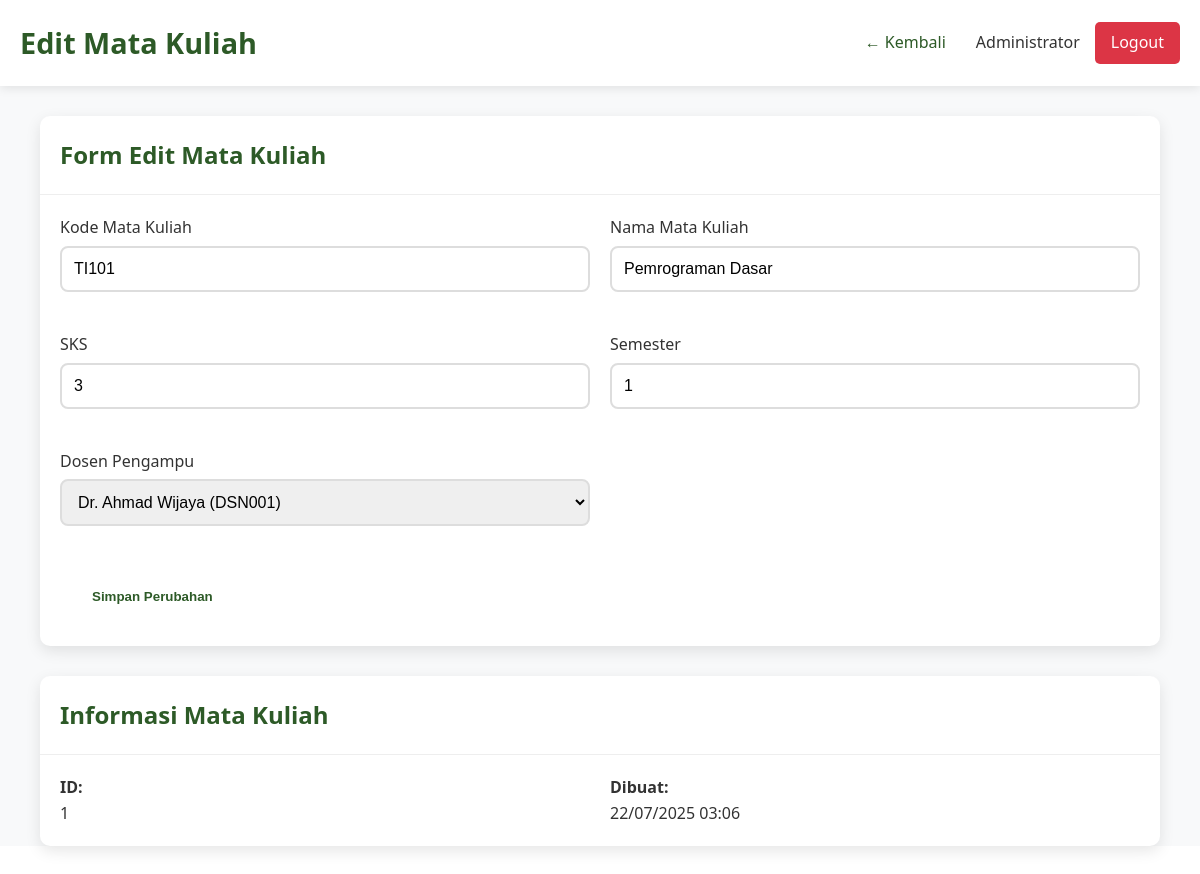
/dashboard/admin/edit-course.php?id=1 (signed in), run on the app's committed database.
### tables this page shows
CREATE TABLE mata_kuliah (
    id INT PRIMARY KEY AUTO_INCREMENT,
    kode_mk VARCHAR(10) UNIQUE NOT NULL,
    nama_mk VARCHAR(100) NOT NULL,
    sks INT NOT NULL,
    semester INT NOT NULL,
    dosen_id INT,
    created_at TIMESTAMP DEFAULT CURRENT_TIMESTAMP,
    FOREIGN KEY (dosen_id) REFERENCES users(id) ON DELETE SET NULL
);

CREATE TABLE users (
    id INT PRIMARY KEY AUTO_INCREMENT,
    username VARCHAR(50) UNIQUE NOT NULL,
    password VARCHAR(255) NOT NULL,
    full_name VARCHAR(100) NOT NULL,
    email VARCHAR(100) UNIQUE NOT NULL,
    role ENUM('admin', 'dosen', 'mahasiswa') NOT NULL,
    nim_nip VARCHAR(20) UNIQUE,
    created_at TIMESTAMP DEFAULT CURRENT_TIMESTAMP,
    updated_at TIMESTAMP DEFAULT CURRENT_TIMESTAMP ON UPDATE CURRENT_TIMESTAMP
);

### config/session.php (called while the page is built, shortened)
<?php
function isLoggedIn() {
    return isset($_SESSION['user_id']);
}
function getCurrentUser() {
    if (isLoggedIn()) {
        return [
            'id' => $_SESSION['user_id'],
            'username' => $_SESSION['username'],
            'full_name' => $_SESSION['full_name'],
            'role' => $_SESSION['role'],
            'nim_nip' => $_SESSION['nim_nip']
        ];
    }
    return null;
}
?>

### dashboard/admin/edit-course.php (the view, shortened to what this page needs)
<?php
require_once '../../config/session.php';
$database = new Database();
$db = $database->getConnection();
$current_user = getCurrentUser();
$course_id = $_GET['id'] ?? 0;
$query = "SELECT * FROM mata_kuliah WHERE id = ?";
$stmt = $db->prepare($query);
$stmt->execute([$course_id]);
$course = $stmt->fetch(PDO::FETCH_ASSOC);
$query = "SELECT id, full_name, nim_nip FROM users WHERE role = 'dosen' ORDER BY full_name";
$stmt = $db->prepare($query);
$stmt->execute();
$dosen_list = $stmt->fetchAll(PDO::FETCH_ASSOC);
?>
<!DOCTYPE html>
<html lang="id">
<head>
    <link rel="stylesheet" href="../../assets/css/style.css">
</head>
<body>
    <div class="dashboard">
        <div class="dashboard-header">
            <div class="container">
                <div class="dashboard-nav">
                    <h1 class="dashboard-title">Edit Mata Kuliah</h1>
                    <div class="user-info">
                        <a href="courses.php" style="color: #2d5a27; text-decoration: none; margin-right: 15px;">← Kembali</a>
                        <span><?php echo $current_user['full_name']; ?></span>
                        <a href="../../logout.php" class="logout-btn">Logout</a>
                    </div>
                </div>
            </div>
        </div>
        <div class="dashboard-content">
            <div class="container">
                <div class="card">
                    <div class="card-header">
                        <h3 class="card-title">Form Edit Mata Kuliah</h3>
                    </div>
                    <div class="card-body">
                        <form method="POST">
                            <div style="display: grid; grid-template-columns: 1fr 1fr; gap: 20px;">
                                <div class="form-group">
                                    <label for="kode_mk">Kode Mata Kuliah</label>
                                    <input type="text" id="kode_mk" name="kode_mk" class="form-control" value="<?php echo $course['kode_mk']; ?>" required>
                                </div>
                                <div class="form-group">
                                    <label for="nama_mk">Nama Mata Kuliah</label>
                                    <input type="text" id="nama_mk" name="nama_mk" class="form-control" value="<?php echo $course['nama_mk']; ?>" required>
                                </div>
                                <div class="form-group">
                                    <label for="sks">SKS</label>
                                    <input type="number" id="sks" name="sks" class="form-control" min="1" max="6" value="<?php echo $course['sks']; ?>" required>
                                </div>
                                <div class="form-group">
                                    <label for="semester">Semester</label>
                                    <input type="number" id="semester" name="semester" class="form-control" min="1" max="8" value="<?php echo $course['semester']; ?>" required>
                                </div>
                                <div class="form-group">
                                    <label for="dosen_id">Dosen Pengampu</label>
                                    <select id="dosen_id" name="dosen_id" class="form-control">
                                        <?php foreach ($dosen_list as $dosen): ?>
                                            <option value="<?php echo $dosen['id']; ?>" <?php echo $course['dosen_id'] == $dosen['id'] ? 'selected' : ''; ?>>
                                                <?php echo $dosen['full_name'] . ' (' . $dosen['nim_nip'] . ')'; ?>
                                            </option>
                                        <?php endforeach; ?>
                                    </select>
                                </div>
                            </div>
                            <div style="margin-top: 20px;">
                                <button type="submit" class="btn btn-primary">Simpan Perubahan</button>
                                <a href="courses.php" class="btn btn-secondary" style="margin-left: 10px;">Batal</a>
                            </div>
                        </form>
                    </div>
                </div>
                <div class="card">
                    <div class="card-header">
                        <h3 class="card-title">Informasi Mata Kuliah</h3>
                    </div>
                    <div class="card-body">
                        <div style="display: grid; grid-template-columns: repeat(auto-fit, minmax(200px, 1fr)); gap: 20px;">
                            <div>
                                <strong>ID:</strong><br>
                                <?php echo $course['id']; ?>
                            </div>
                            <div>
                                <strong>Dibuat:</strong><br>
                                <?php echo date('d/m/Y H:i', strtotime($course['created_at'])); ?>
                            </div>
                        </div>
                    </div>
                </div>
            </div>
        </div>
    </div>
</body>
</html>

### assets/css/style.css (style rules this page uses)
* { margin: 0; padding: 0; box-sizing: border-box; }
body { font-family: "Segoe UI", Tahoma, Geneva, Verdana, sans-serif; line-height: 1.6; color: #333; }
.container { max-width: 1200px; margin: 0 auto; padding: 0 20px; }
.btn { display: inline-block; padding: 15px 30px; text-decoration: none; border-radius: 30px; font-weight: bold; transition: all 0.3s ease; border: 2px solid transparent; }
.btn-primary { background: white; color: #2d5a27; }
.btn-secondary { background: transparent; color: white; border-color: white; }
.form-group { margin-bottom: 20px; }
.form-group label { display: block; margin-bottom: 5px; color: #333; font-weight: 500; }
.form-control { width: 100%; padding: 12px; border: 2px solid #ddd; border-radius: 8px; font-size: 16px; transition: border-color 0.3s ease; }
.dashboard { min-height: 100vh; background: #f8f9fa; }
.dashboard-header { background: white; padding: 20px 0; box-shadow: 0 2px 10px rgba(0, 0, 0, 0.1); margin-bottom: 30px; }
.dashboard-nav { display: flex; justify-content: space-between; align-items: center; }
.dashboard-title { color: #2d5a27; font-size: 1.8rem; font-weight: bold; }
.user-info { display: flex; align-items: center; gap: 15px; }
.logout-btn { background: #dc3545; color: white; padding: 8px 16px; text-decoration: none; border-radius: 5px; transition: background 0.3s ease; }
.dashboard-content { padding: 0 20px; }
.card { background: white; border-radius: 10px; box-shadow: 0 5px 15px rgba(0, 0, 0, 0.1); margin-bottom: 30px; }
.card-header { padding: 20px; border-bottom: 1px solid #eee; }
.card-title { color: #2d5a27; font-size: 1.5rem; font-weight: bold; margin: 0; }
.card-body { padding: 20px; }

### data on the page
mata_kuliah: kode_mk "TI101", nama_mk "Pemrograman Dasar", sks "3", semester "1", dosen_id "Dr. Ahmad Wijaya (DSN001)", id "1", created_at "22/07/2025 03:06"

### other printed values
$current_user['full_name'] "Administrator"
